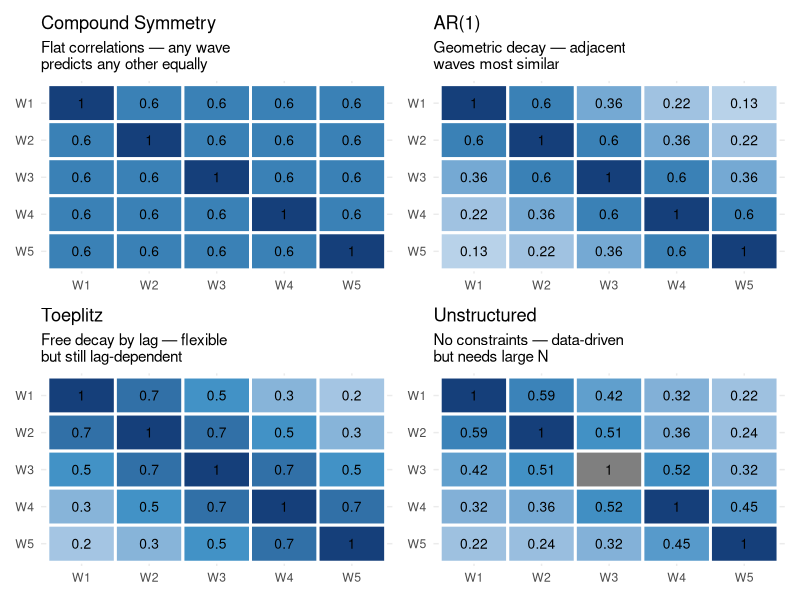

Reproduce this figure in R.
## ---- chunk 1
library(tidyverse)
library(nlme)
library(lme4)
library(ggplot2)
library(patchwork)
set.seed(77)
## ---- chunk 2
make_cov_plot <- function(Sigma, title, subtitle = NULL) {
  n <- nrow(Sigma)
  D <- diag(1 / sqrt(diag(Sigma)))
  Corr <- D %*% Sigma %*% D
  wlabs <- paste0("W", 1:n)

  data.frame(Corr) |>
    setNames(wlabs) |>
    mutate(row = wlabs) |>
    pivot_longer(-row, names_to = "col", values_to = "r") |>
    mutate(row = factor(row, levels = rev(wlabs)),
           col = factor(col, levels = wlabs)) |>
    ggplot(aes(x = col, y = row, fill = r)) +
    geom_tile(color = "white", linewidth = 1) +
    geom_text(aes(label = round(r, 2)), size = 3.5) +
    scale_fill_gradient2(low = "#f7fbff", mid = "#4292c6", high = "#08306b",
                         midpoint = 0.5, limits = c(-0.1, 1)) +
    labs(title = title, subtitle = subtitle, x = NULL, y = NULL) +
    theme_minimal(base_size = 11) +
    theme(legend.position = "none")
}

n <- 5
rho <- 0.6

CS   <- matrix(rho, n, n); diag(CS) <- 1; CS <- CS * 4
AR1  <- outer(0:(n-1), 0:(n-1), function(i, j) rho^abs(i-j)) * 4
Toep <- outer(0:(n-1), 0:(n-1), function(i, j) {
  c(1, 0.7, 0.5, 0.3, 0.2)[abs(i-j)+1]
}) * 4
UN <- matrix(c(4.0, 2.4, 1.8, 1.4, 1.0,
               2.4, 4.2, 2.2, 1.6, 1.1,
               1.8, 2.2, 4.5, 2.4, 1.5,
               1.4, 1.6, 2.4, 4.8, 2.2,
               1.0, 1.1, 1.5, 2.2, 5.0), n, n)

(make_cov_plot(CS,   "Compound Symmetry",
               "Flat correlations — any wave\npredicts any other equally") +
 make_cov_plot(AR1,  "AR(1)",
               "Geometric decay — adjacent\nwaves most similar")) /
(make_cov_plot(Toep, "Toeplitz",
               "Free decay by lag — flexible\nbut still lag-dependent") +
 make_cov_plot(UN,   "Unstructured",
               "No constraints — data-driven\nbut needs large N"))
## ---- chunk 3
# Simulate WTP data from a savings study: 5 waves with AR(1) correlation
n_people <- 50
n_times  <- 5
rho_true <- 0.7

Y_ar1 <- MASS::mvrnorm(n_people, rep(50, n_times),
                        outer(0:(n_times-1), 0:(n_times-1),
                              function(i, j) rho_true^abs(i-j)) * 9)

df_long <- as.data.frame(Y_ar1) |>
  setNames(paste0("wave", 1:n_times)) |>
  mutate(person = 1:n_people) |>
  pivot_longer(-person, names_to = "wave", values_to = "WTP") |>
  mutate(wave_num = as.integer(str_extract(wave, "[0-9]")),
         person   = factor(person))

# Fit four competing models
m_cs  <- gls(WTP ~ factor(wave_num),
             correlation = corCompSymm(form = ~1 | person),
             data = df_long)
m_ar1 <- gls(WTP ~ factor(wave_num),
             correlation = corAR1(form = ~wave_num | person),
             data = df_long)
m_un  <- gls(WTP ~ factor(wave_num),
             correlation = corSymm(form = ~wave_num | person),
             weights = varIdent(form = ~1 | factor(wave_num)),
             data = df_long)

tibble(
  Model = c("Compound Symmetry", "AR(1)", "Unstructured"),
  AIC   = c(AIC(m_cs), AIC(m_ar1), AIC(m_un)),
  BIC   = c(BIC(m_cs), BIC(m_ar1), BIC(m_un))
) |>
  arrange(AIC) |>
  knitr::kable(digits = 1,
    caption = "Model comparison: AR(1) fits best when data has geometric decay in correlations (lower AIC/BIC = better)")
## ---- chunk 4
tibble(
  Structure          = c("Compound Symmetry", "AR(1)", "Toeplitz", "Unstructured"),
  `Params (T=5)`    = c("2", "2", "5", "15"),
  `Best for`         = c(
    "Stable trait; no decay; rarely appropriate",
    "Regular intervals; geometric decay; default starting point",
    "Irregular decay; flexible but tractable; good middle ground",
    "Small T; large N; no prior structure; fit check for simpler models"
  )
) |>
  knitr::kable(caption = "Covariance structure selection guide (T = number of waves)")
